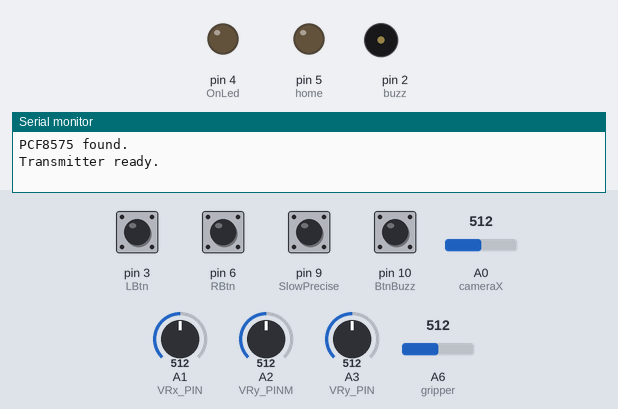
Simulated run of this sketch. Board: Arduino Nano, built with avr-gcc and run on an emulated ATmega328P. Shown: output pins drawn as LEDs (lit = HIGH), buzzer (waves = sounding), the last lines printed to the serial monitor. Inputs (shaded band) come from the test bench; at power-on: pin 3 (LBtn), pin 6 (RBtn), pin 9 (SlowPrecise), pin 10 (BtnBuzz) HIGH, A2 (VRy_PINM) = 512, A0 (cameraX) = 512, A1 (VRx_PIN) = 512, A3 (VRy_PIN) = 512, A6 (gripper) = 512. No radio packets arrive unless stated.

Above: at 0.4 s.
At 0.9 s:
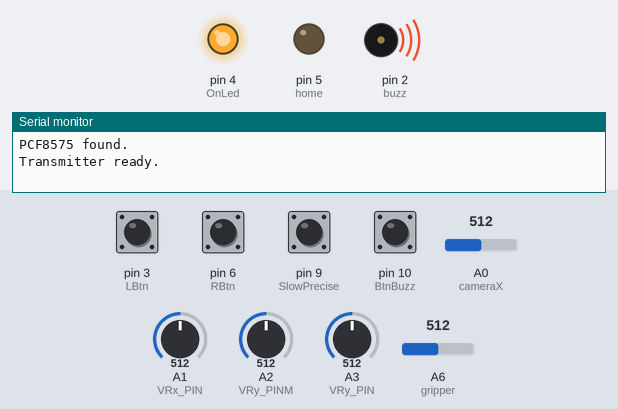
At 2.5 s:
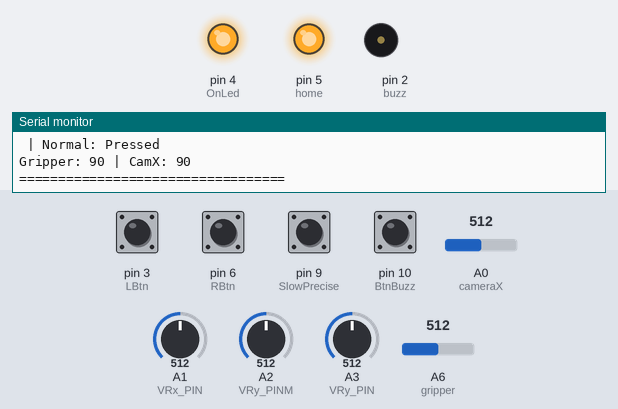
2.6 s: pin 3 (LBtn) pulled LOW for 0.15 s
4.2 s: pin 6 (RBtn) pulled LOW for 0.15 s
5.8 s: A2 (VRy_PINM) set to 306
8.8 s: pin 9 (SlowPrecise) pulled LOW for 0.15 s
10.4 s: pin 10 (BtnBuzz) pulled LOW for 0.15 s
12.0 s: pin 3 (LBtn) driven LOW and pin 6 (RBtn) driven LOW
Timing chart, 0 to 14.6 s (numbered marks = the images above; inputs shaded):
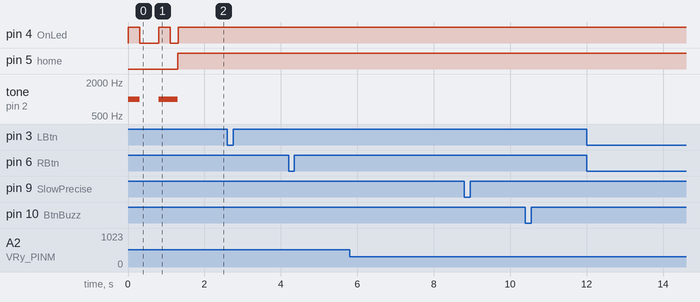

The sketch:

FINALTRAMSETER.ino
```cpp
#include <SPI.h>
#include <nRF24L01.h>
#include <RF24.h>
#include <Wire.h>
#include <PCF8575.h>   // PCF8575 I/O Expander

// ============================================================
//                     PCF8575 I2C SETUP
// ============================================================
PCF8575 pcf8575(0x20);   // Default I2C address

// ============================================================
//                        NRF24 SETUP
// ============================================================
RF24 radio(7, 8);        // CE, CSN
const byte address[5] = {'0','0','0','0','1'};

// ============================================================
//                     DC MOTOR CONTROLS
// ============================================================
const int VRy_PINM = A2;     // Motor joystick Y-axis
const int BtnBuzz  = 10;    // Buzzer button

// PCF8575 pins
const int camera_PCF_PIN = 2;
const int lights_PCF_PIN = 3;
const int BaseRotateShoulder  = 1;
const int WristRotateFineJoint = 0;
const int NormalSpeed = 5;

const int SlowPrecise = 9;
// Direction buttons
const int RBtn = 6;
const int LBtn = 3;

// ============================================================
//                        ARM CONTROLS
// ============================================================
const int VRx_PIN   = A1;
const int VRy_PIN   = A3;

const int home   = 5;

int gripper = A6;
int cameraX = A0;
// ============================================================
//                     STATUS & BUZZER
// ============================================================
const int OnLed = 4;
const int buzz  = 2;

// ============================================================
//                   JOYSTICK DATA STRUCT
// ============================================================
struct JoystickData {
  byte yValueM;
  bool buttonPressedR;
  bool buttonPressedL;
  bool buttonPressedB;
  bool buttonPressedC;
  bool buttonPressedLights;
  byte CamXValue;
  byte gripperValue;
  byte xValue;
  byte yValue;
  bool buttonPressed;
  bool Way3UpRight;
  bool Way3DownRight;
  bool homeArm;
  bool Way2DownLeft;
  bool Way2UpLeft;
};

JoystickData joystickData;

// ============================================================
//                            SETUP
// ============================================================
void setup() {
  Serial.begin(115200);

  // ---- I2C / PCF8575 ----
  Wire.begin();
  if (pcf8575.begin()) {
    Serial.println(F("PCF8575 found."));
  } else {
    Serial.println(F("PCF8575 not found."));
  }

  // ---- Inputs ----
  pinMode(BtnBuzz, INPUT_PULLUP);

  pinMode(home, INPUT_PULLUP);
  pinMode(SlowPrecise, INPUT_PULLUP);
  pinMode(LBtn, INPUT_PULLUP);
  pinMode(RBtn, INPUT_PULLUP);


  // ---- Outputs ----
  pinMode(OnLed, OUTPUT);
  pinMode(buzz, OUTPUT);

  // ---- NRF24 ----
  radio.begin();
  radio.setPALevel(RF24_PA_HIGH);
  radio.setDataRate(RF24_250KBPS);
  radio.openWritingPipe(address);
  radio.stopListening();

  Serial.println(F("Transmitter ready."));

  // ---- Startup Beep ----
  tone(buzz, 1000);
  digitalWrite(OnLed, HIGH);
  delay(300);

  digitalWrite(OnLed, LOW);
  noTone(buzz);
  delay(500);

  digitalWrite(OnLed, HIGH);
  tone(buzz, 1000);
  delay(300);

  digitalWrite(OnLed, LOW);
  tone(buzz, 1000);
  delay(200);
  noTone(buzz);
}

// ============================================================
//                            LOOP
// ============================================================
void loop() {
  // ---------------- Read Motor Joystick ----------------
  int rawY_Motor = analogRead(VRy_PINM);
  joystickData.yValueM = map(rawY_Motor, 0, 1023, 0, 255);

  // Direction & Buzzer buttons
  joystickData.buttonPressedR = (digitalRead(RBtn) == LOW);
  joystickData.buttonPressedL = (digitalRead(LBtn) == LOW);
  joystickData.buttonPressedB = (digitalRead(BtnBuzz) == LOW);

  // ---------------- Read PCF8575 buttons ----------------
  joystickData.buttonPressedC      = (pcf8575.read(camera_PCF_PIN) == LOW);
  joystickData.buttonPressedLights = (pcf8575.read(lights_PCF_PIN) == LOW);
  joystickData.Way3UpRight         = (pcf8575.read(BaseRotateShoulder) == LOW);
  joystickData.Way3DownRight       = (pcf8575.read(WristRotateFineJoint) == LOW);
  joystickData.Way2UpLeft          = (pcf8575.read(NormalSpeed) == LOW);
  // ---------------- Read Arm Joystick ----------------
  joystickData.xValue = map(analogRead(VRx_PIN), 0, 1023, 0, 180);
  joystickData.yValue = map(analogRead(VRy_PIN), 0, 1023, 0, 180);

  // ---------------- Read Gripper & Camera ----------------
  int rawGripper = analogRead(gripper);
  int rawCamX    = analogRead(cameraX);
  joystickData.gripperValue = map(rawGripper, 0, 1023, 0, 180);
  joystickData.CamXValue    = map(rawCamX, 0, 1023, 0, 180);

  // ---------------- Read Open/Close Buttons ----------------
  joystickData.homeArm  = (digitalRead(home) == LOW);
  joystickData.Way2DownLeft = (digitalRead(SlowPrecise) == LOW);

  // ---------------- Transmit ----------------
  bool transmissionOK = radio.write(&joystickData, sizeof(joystickData));
  digitalWrite(OnLed, transmissionOK ? HIGH : LOW);

  // ---------------- Debug Output ----------------
  Serial.println(F("========== JOYSTICK DATA =========="));
  Serial.print(F("Motor Y: ")); Serial.println(joystickData.yValueM);

  Serial.print(F("R Btn: ")); Serial.print(joystickData.buttonPressedR ? "Pressed" : "Released");
  Serial.print(F(" | L Btn: ")); Serial.print(joystickData.buttonPressedL ? "Pressed" : "Released");
  Serial.print(F(" | Buzz Btn: ")); Serial.println(joystickData.buttonPressedB ? "Pressed" : "Released");

  Serial.print(F("Camera Btn: ")); Serial.print(joystickData.buttonPressedC ? "Pressed" : "Released");
  Serial.print(F(" | Lights Btn: ")); Serial.println(joystickData.buttonPressedLights ? "Pressed" : "Released");

  Serial.print(F("Way3 UpRight: ")); Serial.print(joystickData.Way3UpRight ? "Yes" : "No");
  Serial.print(F(" | Way3 DownRight: ")); Serial.println(joystickData.Way3DownRight ? "Yes" : "No");

  Serial.print(F("Arm X: ")); Serial.print(joystickData.xValue);
  Serial.print(F(" | Arm Y: ")); Serial.println(joystickData.yValue);

  Serial.print(F("Home: ")); Serial.print(joystickData.homeArm ? "Pressed" : "Released");
  Serial.print(F(" | Slow: ")); Serial.println(joystickData.Way2DownLeft ? "Pressed" : "Released");
  Serial.print(F(" | Normal: ")); Serial.println(joystickData.Way2UpLeft ? "Pressed" : "Released");

  Serial.print(F("Gripper: ")); Serial.print(joystickData.gripperValue);
  Serial.print(F(" | CamX: ")); Serial.println(joystickData.CamXValue);

  Serial.println(F("==================================\n"));

  delay(50);
}
```
